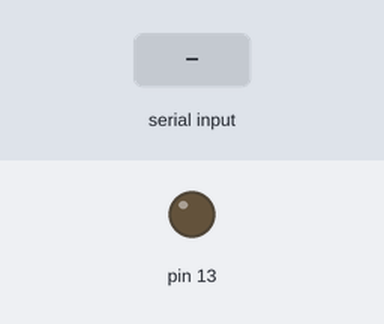
Simulated run of this sketch. Board: Arduino Uno, built with avr-gcc and run on an emulated ATmega328P. Parts: output pins drawn as LEDs (lit = HIGH). Inputs (shaded band) come from the test bench.

Above: at 1.2 s.
1.3 s: byte 1 (1) received over Serial
At 1.8 s:
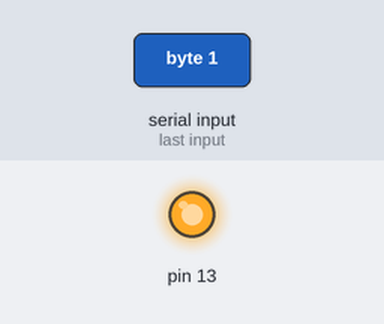
2.8 s: "1" received over Serial
At 4.1 s:
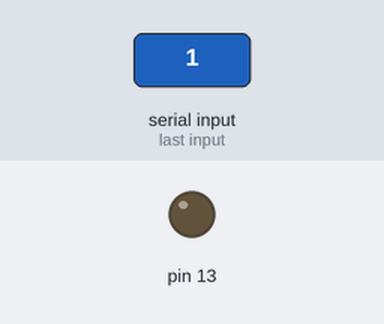
Timing chart, 0 to 5.8 s (numbered marks = the images above; inputs shaded):
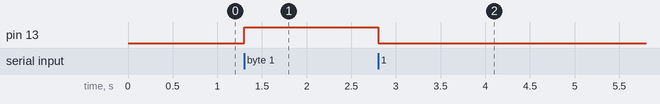

Measured:
- after the input at 1.3 s, pin 13: LOW → HIGH at once
- after the input at 2.8 s, pin 13: HIGH → LOW at once

The sketch:

Serial_Arduino_00.ino
```cpp
// 初期設定
void setup() {
  pinMode(13, OUTPUT);  // 13番ピンを出力に指定
  Serial.begin(9600);  // 通信速度を指定
}

// 処理
void loop(){
  // シリアル通信で受信した場合
  if(Serial.available() > 0){
    // 1 を受信した場合LEDを点灯させる
    if(Serial.read() == 1){
      digitalWrite(13, HIGH);
    }else{
      digitalWrite(13, LOW);
    }
  }
}
```
